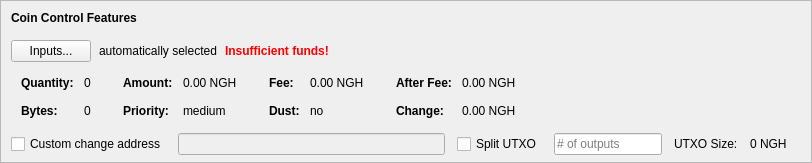
    <widget class="QFrame" name="frameCoinControl">
     <property name="sizePolicy">
      <sizepolicy hsizetype="Expanding" vsizetype="Expanding">
       <horstretch>0</horstretch>
       <verstretch>0</verstretch>
      </sizepolicy>
     </property>
     <property name="maximumSize">
      <size>
       <width>16777215</width>
       <height>16777215</height>
      </size>
     </property>
     <property name="frameShape">
      <enum>QFrame::StyledPanel</enum>
     </property>
     <property name="frameShadow">
      <enum>QFrame::Sunken</enum>
     </property>
     <layout class="QVBoxLayout" name="verticalLayoutCoinControl2">
      <property name="spacing">
       <number>0</number>
      </property>
      <property name="leftMargin">
       <number>0</number>
      </property>
      <property name="topMargin">
       <number>0</number>
      </property>
      <property name="rightMargin">
       <number>0</number>
      </property>
      <property name="bottomMargin">
       <number>6</number>
      </property>
      <item>
       <layout class="QVBoxLayout" name="verticalLayoutCoinControl" stretch="0,0,0,0,1">
        <property name="spacing">
         <number>0</number>
        </property>
        <property name="leftMargin">
         <number>10</number>
        </property>
        <property name="topMargin">
         <number>10</number>
        </property>
        <item>
         <layout class="QHBoxLayout" name="horizontalLayoutCoinControl1">
          <property name="bottomMargin">
           <number>15</number>
          </property>
          <item>
           <widget class="QLabel" name="labelCoinControlFeatures">
            <property name="sizePolicy">
             <sizepolicy hsizetype="Preferred" vsizetype="Maximum">
              <horstretch>0</horstretch>
              <verstretch>0</verstretch>
             </sizepolicy>
            </property>
            <property name="font">
             <font>
              <weight>75</weight>
              <bold>true</bold>
             </font>
            </property>
            <property name="styleSheet">
             <string notr="true">font-weight:bold;</string>
            </property>
            <property name="text">
             <string>Coin Control Features</string>
            </property>
           </widget>
          </item>
         </layout>
        </item>
        <item>
         <layout class="QHBoxLayout" name="horizontalLayoutCoinControl2" stretch="0,0,0,0">
          <property name="spacing">
           <number>8</number>
          </property>
          <property name="bottomMargin">
           <number>10</number>
          </property>
          <item>
           <widget class="QPushButton" name="pushButtonCoinControl">
            <property name="styleSheet">
             <string notr="true"/>
            </property>
            <property name="text">
             <string>Inputs...</string>
            </property>
            <property name="autoDefault">
             <bool>false</bool>
            </property>
           </widget>
          </item>
          <item>
           <widget class="QLabel" name="labelCoinControlAutomaticallySelected">
            <property name="text">
             <string>automatically selected</string>
            </property>
            <property name="margin">
             <number>5</number>
            </property>
           </widget>
          </item>
          <item>
           <widget class="QLabel" name="labelCoinControlInsuffFunds">
            <property name="font">
             <font>
              <weight>75</weight>
              <bold>true</bold>
             </font>
            </property>
            <property name="styleSheet">
             <string notr="true">color:red;font-weight:bold;</string>
            </property>
            <property name="text">
             <string>Insufficient funds!</string>
            </property>
            <property name="margin">
             <number>5</number>
            </property>
           </widget>
          </item>
          <item>
           <spacer name="horizontalSpacerCoinControl">
            <property name="orientation">
             <enum>Qt::Horizontal</enum>
            </property>
            <property name="sizeHint" stdset="0">
             <size>
              <width>40</width>
              <height>1</height>
             </size>
            </property>
           </spacer>
          </item>
         </layout>
        </item>
        <item>
         <widget class="QWidget" name="widgetCoinControl" native="true">
          <property name="sizePolicy">
           <sizepolicy hsizetype="Preferred" vsizetype="Preferred">
            <horstretch>0</horstretch>
            <verstretch>0</verstretch>
           </sizepolicy>
          </property>
          <property name="minimumSize">
           <size>
            <width>0</width>
            <height>0</height>
           </size>
          </property>
          <property name="styleSheet">
           <string notr="true"/>
          </property>
          <layout class="QHBoxLayout" name="horizontalLayoutCoinControl5">
           <property name="leftMargin">
            <number>0</number>
           </property>
           <property name="topMargin">
            <number>0</number>
           </property>
           <property name="rightMargin">
            <number>0</number>
           </property>
           <property name="bottomMargin">
            <number>0</number>
           </property>
           <item>
            <layout class="QHBoxLayout" name="horizontalLayoutCoinControl3" stretch="0,0,0,1">
             <property name="spacing">
              <number>20</number>
             </property>
             <property name="topMargin">
              <number>0</number>
             </property>
             <property name="bottomMargin">
              <number>10</number>
             </property>
             <item>
              <layout class="QFormLayout" name="formLayoutCoinControl1">
               <property name="horizontalSpacing">
                <number>10</number>
               </property>
               <property name="verticalSpacing">
                <number>14</number>
               </property>
               <property name="leftMargin">
                <number>10</number>
               </property>
               <property name="topMargin">
                <number>4</number>
               </property>
               <property name="rightMargin">
                <number>6</number>
               </property>
               <item row="0" column="0">
                <widget class="QLabel" name="labelCoinControlQuantityText">
                 <property name="font">
                  <font>
                   <weight>75</weight>
                   <bold>true</bold>
                  </font>
                 </property>
                 <property name="text">
                  <string>Quantity:</string>
                 </property>
                 <property name="margin">
                  <number>0</number>
                 </property>
                </widget>
               </item>
               <item row="0" column="1">
                <widget class="QLabel" name="labelCoinControlQuantity">
                 <property name="cursor">
                  <cursorShape>IBeamCursor</cursorShape>
                 </property>
                 <property name="contextMenuPolicy">
                  <enum>Qt::ActionsContextMenu</enum>
                 </property>
                 <property name="text">
                  <string notr="true">0</string>
                 </property>
                 <property name="margin">
                  <number>0</number>
                 </property>
                 <property name="textInteractionFlags">
                  <set>Qt::LinksAccessibleByMouse|Qt::TextSelectableByKeyboard|Qt::TextSelectableByMouse</set>
                 </property>
                </widget>
               </item>
               <item row="1" column="0">
                <widget class="QLabel" name="labelCoinControlBytesText">
                 <property name="font">
                  <font>
                   <weight>75</weight>
                   <bold>true</bold>
                  </font>
                 </property>
                 <property name="text">
                  <string>Bytes:</string>
                 </property>
                </widget>
               </item>
               <item row="1" column="1">
                <widget class="QLabel" name="labelCoinControlBytes">
                 <property name="cursor">
                  <cursorShape>IBeamCursor</cursorShape>
                 </property>
                 <property name="contextMenuPolicy">
                  <enum>Qt::ActionsContextMenu</enum>
                 </property>
                 <property name="text">
                  <string notr="true">0</string>
                 </property>
                 <property name="textInteractionFlags">
                  <set>Qt::LinksAccessibleByMouse|Qt::TextSelectableByKeyboard|Qt::TextSelectableByMouse</set>
                 </property>
                </widget>
               </item>
              </layout>
             </item>
             <item>
              <layout class="QFormLayout" name="formLayoutCoinControl2">
               <property name="horizontalSpacing">
                <number>10</number>
               </property>
               <property name="verticalSpacing">
                <number>14</number>
               </property>
               <property name="leftMargin">
                <number>6</number>
               </property>
               <property name="topMargin">
                <number>4</number>
               </property>
               <property name="rightMargin">
                <number>6</number>
               </property>
               <item row="0" column="0">
                <widget class="QLabel" name="labelCoinControlAmountText">
                 <property name="font">
                  <font>
                   <weight>75</weight>
                   <bold>true</bold>
                  </font>
                 </property>
                 <property name="text">
                  <string>Amount:</string>
                 </property>
                 <property name="margin">
                  <number>0</number>
                 </property>
                </widget>
               </item>
               <item row="0" column="1">
                <widget class="QLabel" name="labelCoinControlAmount">
                 <property name="cursor">
                  <cursorShape>IBeamCursor</cursorShape>
                 </property>
                 <property name="contextMenuPolicy">
                  <enum>Qt::ActionsContextMenu</enum>
                 </property>
                 <property name="text">
                  <string notr="true">0.00 NGH</string>
                 </property>
                 <property name="textInteractionFlags">
                  <set>Qt::LinksAccessibleByMouse|Qt::TextSelectableByKeyboard|Qt::TextSelectableByMouse</set>
                 </property>
                </widget>
               </item>
               <item row="1" column="0">
                <widget class="QLabel" name="labelCoinControlPriorityText">
                 <property name="font">
                  <font>
                   <weight>75</weight>
                   <bold>true</bold>
                  </font>
                 </property>
                 <property name="text">
                  <string>Priority:</string>
                 </property>
                </widget>
               </item>
               <item row="1" column="1">
                <widget class="QLabel" name="labelCoinControlPriority">
                 <property name="cursor">
                  <cursorShape>IBeamCursor</cursorShape>
                 </property>
                 <property name="contextMenuPolicy">
                  <enum>Qt::ActionsContextMenu</enum>
                 </property>
                 <property name="text">
                  <string>medium</string>
                 </property>
                 <property name="textInteractionFlags">
                  <set>Qt::LinksAccessibleByMouse|Qt::TextSelectableByKeyboard|Qt::TextSelectableByMouse</set>
                 </property>
                </widget>
               </item>
              </layout>
             </item>
             <item>
              <layout class="QFormLayout" name="formLayoutCoinControl3">
               <property name="horizontalSpacing">
                <number>10</number>
               </property>
               <property name="verticalSpacing">
                <number>14</number>
               </property>
               <property name="leftMargin">
                <number>6</number>
               </property>
               <property name="topMargin">
                <number>4</number>
               </property>
               <property name="rightMargin">
                <number>6</number>
               </property>
               <item row="0" column="0">
                <widget class="QLabel" name="labelCoinControlFeeText">
                 <property name="font">
                  <font>
                   <weight>75</weight>
                   <bold>true</bold>
                  </font>
                 </property>
                 <property name="text">
                  <string>Fee:</string>
                 </property>
                 <property name="margin">
                  <number>0</number>
                 </property>
                </widget>
               </item>
               <item row="0" column="1">
                <widget class="QLabel" name="labelCoinControlFee">
                 <property name="cursor">
                  <cursorShape>IBeamCursor</cursorShape>
                 </property>
                 <property name="contextMenuPolicy">
                  <enum>Qt::ActionsContextMenu</enum>
                 </property>
                 <property name="text">
                  <string notr="true">0.00 NGH</string>
                 </property>
                 <property name="textInteractionFlags">
                  <set>Qt::LinksAccessibleByMouse|Qt::TextSelectableByKeyboard|Qt::TextSelectableByMouse</set>
                 </property>
                </widget>
               </item>
               <item row="1" column="0">
                <widget class="QLabel" name="labelCoinControlLowOutputText">
                 <property name="font">
                  <font>
                   <weight>75</weight>
                   <bold>true</bold>
                  </font>
                 </property>
                 <property name="text">
                  <string>Dust:</string>
                 </property>
                </widget>
               </item>
               <item row="1" column="1">
                <widget class="QLabel" name="labelCoinControlLowOutput">
                 <property name="cursor">
                  <cursorShape>IBeamCursor</cursorShape>
                 </property>
                 <property name="contextMenuPolicy">
                  <enum>Qt::ActionsContextMenu</enum>
                 </property>
                 <property name="text">
                  <string>no</string>
                 </property>
                 <property name="textInteractionFlags">
                  <set>Qt::LinksAccessibleByMouse|Qt::TextSelectableByKeyboard|Qt::TextSelectableByMouse</set>
                 </property>
                </widget>
               </item>
              </layout>
             </item>
             <item>
              <layout class="QFormLayout" name="formLayoutCoinControl4">
               <property name="horizontalSpacing">
                <number>10</number>
               </property>
               <property name="verticalSpacing">
                <number>14</number>
               </property>
               <property name="leftMargin">
                <number>6</number>
               </property>
               <property name="topMargin">
                <number>4</number>
               </property>
               <property name="rightMargin">
                <number>6</number>
               </property>
               <item row="0" column="0">
                <widget class="QLabel" name="labelCoinControlAfterFeeText">
                 <property name="font">
                  <font>
                   <weight>75</weight>
                   <bold>true</bold>
                  </font>
                 </property>
                 <property name="text">
                  <string>After Fee:</string>
                 </property>
                 <property name="margin">
                  <number>0</number>
                 </property>
                </widget>
               </item>
               <item row="0" column="1">
                <widget class="QLabel" name="labelCoinControlAfterFee">
                 <property name="cursor">
                  <cursorShape>IBeamCursor</cursorShape>
                 </property>
                 <property name="contextMenuPolicy">
                  <enum>Qt::ActionsContextMenu</enum>
                 </property>
                 <property name="text">
                  <string notr="true">0.00 NGH</string>
                 </property>
                 <property name="textInteractionFlags">
                  <set>Qt::LinksAccessibleByMouse|Qt::TextSelectableByKeyboard|Qt::TextSelectableByMouse</set>
                 </property>
                </widget>
               </item>
               <item row="1" column="0">
                <widget class="QLabel" name="labelCoinControlChangeText">
                 <property name="font">
                  <font>
                   <weight>75</weight>
                   <bold>true</bold>
                  </font>
                 </property>
                 <property name="text">
                  <string>Change:</string>
                 </property>
                </widget>
               </item>
               <item row="1" column="1">
                <widget class="QLabel" name="labelCoinControlChange">
                 <property name="cursor">
                  <cursorShape>IBeamCursor</cursorShape>
                 </property>
                 <property name="contextMenuPolicy">
                  <enum>Qt::ActionsContextMenu</enum>
                 </property>
                 <property name="text">
                  <string notr="true">0.00 NGH</string>
                 </property>
                 <property name="textInteractionFlags">
                  <set>Qt::LinksAccessibleByMouse|Qt::TextSelectableByKeyboard|Qt::TextSelectableByMouse</set>
                 </property>
                </widget>
               </item>
              </layout>
             </item>
            </layout>
           </item>
          </layout>
         </widget>
        </item>
        <item>
         <layout class="QHBoxLayout" name="horizontalLayoutCoinControl4" stretch="0,0,0,0,0,0,0">
          <property name="spacing">
           <number>12</number>
          </property>
          <property name="sizeConstraint">
           <enum>QLayout::SetDefaultConstraint</enum>
          </property>
          <property name="topMargin">
           <number>5</number>
          </property>
          <property name="rightMargin">
           <number>5</number>
          </property>
          <item>
           <widget class="QCheckBox" name="checkBoxCoinControlChange">
            <property name="toolTip">
             <string>If this is activated, but the change address is empty or invalid, change will be sent to a newly generated address.</string>
            </property>
            <property name="text">
             <string>Custom change address</string>
            </property>
           </widget>
          </item>
          <item>
           <widget class="QValidatedLineEdit" name="lineEditCoinControlChange">
            <property name="enabled">
             <bool>false</bool>
            </property>
            <property name="sizePolicy">
             <sizepolicy hsizetype="Expanding" vsizetype="Fixed">
              <horstretch>0</horstretch>
              <verstretch>0</verstretch>
             </sizepolicy>
            </property>
           </widget>
          </item>
          <item>
           <widget class="QCheckBox" name="splitBlockCheckBox">
            <property name="text">
             <string>Split UTXO</string>
            </property>
           </widget>
          </item>
          <item>
           <widget class="QLineEdit" name="splitBlockLineEdit">
            <property name="sizePolicy">
             <sizepolicy hsizetype="Fixed" vsizetype="Fixed">
              <horstretch>50</horstretch>
              <verstretch>0</verstretch>
             </sizepolicy>
            </property>
            <property name="placeholderText">
             <string># of outputs</string>
            </property>
           </widget>
          </item>
          <item>
           <widget class="QLabel" name="labelBlockSizeText">
            <property name="text">
             <string>UTXO Size:</string>
            </property>
           </widget>
          </item>
          <item>
           <widget class="QLabel" name="labelBlockSize">
            <property name="text">
             <string>0 NGH</string>
            </property>
           </widget>
          </item>
          <item>
           <widget class="QLabel" name="labelCoinControlChangeLabel">
            <property name="sizePolicy">
             <sizepolicy hsizetype="Preferred" vsizetype="Expanding">
              <horstretch>0</horstretch>
              <verstretch>0</verstretch>
             </sizepolicy>
            </property>
            <property name="minimumSize">
             <size>
              <width>0</width>
              <height>0</height>
             </size>
            </property>
            <property name="text">
             <string/>
            </property>
            <property name="margin">
             <number>3</number>
            </property>
           </widget>
          </item>
         </layout>
        </item>
        <item>
         <spacer name="verticalSpacerCoinControl">
          <property name="orientation">
           <enum>Qt::Vertical</enum>
          </property>
          <property name="sizeHint" stdset="0">
           <size>
            <width>800</width>
            <height>1</height>
           </size>
          </property>
         </spacer>
        </item>
       </layout>
      </item>
     </layout>
    </widget>
